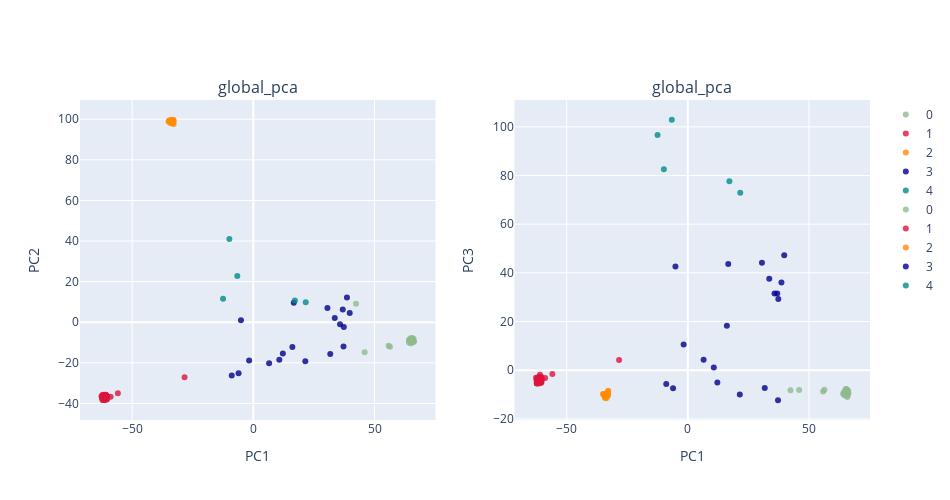

Notebook code cell kept with this figure:
### Code cell
###
plot_global_pca(feats,label_select,PCA_color_ref,title= 'global_pca',height= 500,width= 950)

### Figure 1 — Plotly figure (JSON) as saved in the notebook; plotly's stock layout.template omitted (floating-point values rounded to 4 significant figures)
{"data": [{"marker": {"color": "darkseagreen", "line": {"width": 0}, "opacity": 0.8, "size": 6, "symbol": "circle"}, "mode": "markers", "name": "0", "type": "scatter", "x": [65.57, 65.76, 65.24, 64.88, 64.78, 64.74, 65.84, 65.72, 65.86, 65.27, 65.02, 66.0, 66.05, 64.23, 64.95, 66.06, 65.21, 65.58, 65.48, 65.57, 65.26, 65.42, 65.94, 66.29, 65.21, 65.65, 65.23, 65.09, 64.17, 65.3, 65.48, 66.1, 65.04, 65.3, 66.1, 65.52, 64.95, 64.42, 65.41, 65.91, 56.37, 55.81, 45.94, 42.36], "xaxis": "x", "y": [-9.962, -9.034, -9.598, -9.822, -9.069, -7.992, -9.504, -8.984, -9.563, -8.957, -9.345, -9.582, -9.435, -8.723, -9.12, -9.235, -9.568, -8.481, -9.699, -8.905, -9.293, -9.03, -9.267, -9.379, -8.899, -9.805, -7.856, -9.096, -10.03, -9.556, -7.702, -8.077, -9.34, -10.0, -9.707, -8.619, -10.39, -8.779, -8.979, -8.706, -12.03, -11.63, -14.84, 9.151], "yaxis": "y"}, {"marker": {"color": "crimson", "line": {"width": 0}, "opacity": 0.8, "size": 6, "symbol": "circle"}, "mode": "markers", "name": "1", "type": "scatter", "x": [-60.9, -62.0, -60.86, -61.78, -60.75, -60.35, -61.43, -61.43, -61.2, -62.35, -60.69, -61.07, -62.64, -61.36, -61.04, -61.18, -60.37, -60.6, -62.23, -60.49, -60.58, -61.5, -61.26, -62.02, -62.43, -62.11, -60.96, -60.63, -61.71, -61.32, -62.28, -62.2, -58.88, -61.17, -60.25, -61.46, -61.86, -61.4, -61.4, -62.05, -28.37, -55.9], "xaxis": "x", "y": [-35.91, -36.27, -35.66, -37.04, -36.13, -37.97, -36.65, -37.02, -36.54, -37.04, -38.07, -36.2, -36.38, -37.58, -36.63, -35.73, -36.46, -37.2, -38.25, -36.46, -36.22, -36.52, -36.14, -37.12, -37.18, -35.71, -36.31, -36.16, -36.35, -38.42, -37.64, -36.71, -36.72, -36.77, -36.73, -36.44, -38.29, -37.1, -36.62, -35.96, -27.07, -34.99], "yaxis": "y"}, {"marker": {"color": "darkorange", "line": {"width": 0}, "opacity": 0.8, "size": 6, "symbol": "circle"}, "mode": "markers", "name": "2", "type": "scatter", "x": [-33.02, -33.31, -32.9, -34.14, -33.33, -33.33, -34.23, -32.87, -33.94, -33.11, -34.83, -33.67, -33.25, -33.65, -34.96, -33.16, -33.44, -34.69, -32.99, -33.93], "xaxis": "x", "y": [99.71, 98.64, 99.07, 98.83, 99.24, 98.48, 98.11, 97.67, 98.82, 99.11, 98.99, 98.27, 99.21, 98.04, 98.85, 98.89, 98.29, 99.38, 99.28, 99.74], "yaxis": "y"}, {"marker": {"color": "darkblue", "line": {"width": 0}, "opacity": 0.8, "size": 6, "symbol": "circle"}, "mode": "markers", "name": "3", "type": "scatter", "x": [-5.109, 30.58, -8.91, -1.736, 12.18, 33.61, 38.63, 37.33, 16.11, 10.72, 6.505, 16.69, 39.78, 35.77, 37.21, -6.083, 36.9, 31.74, 21.45], "xaxis": "x", "y": [0.9833, 7.074, -26.18, -18.85, -15.35, 2.13, 12.18, -2.298, -12.22, -18.44, -20.15, 9.562, 4.568, -1.001, -12.0, -25.13, 6.221, -15.59, -19.19], "yaxis": "y"}, {"marker": {"color": "darkcyan", "line": {"width": 0}, "opacity": 0.8, "size": 6, "symbol": "circle"}, "mode": "markers", "name": "4", "type": "scatter", "x": [-6.613, -9.891, -12.49, 21.62, 17.14], "xaxis": "x", "y": [22.75, 40.96, 11.6, 9.876, 10.69], "yaxis": "y"}, {"marker": {"color": "darkseagreen", "line": {"width": 0}, "opacity": 0.8, "size": 6, "symbol": "circle"}, "mode": "markers", "name": "0", "type": "scatter", "x": [65.57, 65.76, 65.24, 64.88, 64.78, 64.74, 65.84, 65.72, 65.86, 65.27, 65.02, 66.0, 66.05, 64.23, 64.95, 66.06, 65.21, 65.58, 65.48, 65.57, 65.26, 65.42, 65.94, 66.29, 65.21, 65.65, 65.23, 65.09, 64.17, 65.3, 65.48, 66.1, 65.04, 65.3, 66.1, 65.52, 64.95, 64.42, 65.41, 65.91, 56.37, 55.81, 45.94, 42.36], "xaxis": "x2", "y": [-9.879, -9.047, -8.909, -9.042, -10.28, -8.59, -11.04, -8.315, -9.685, -9.854, -9.347, -8.689, -8.745, -9.44, -9.253, -8.907, -10.4, -9.364, -9.799, -9.964, -8.052, -7.843, -10.35, -9.409, -10.34, -9.891, -7.739, -8.789, -9.917, -9.213, -7.863, -8.387, -8.857, -9.734, -9.205, -9.941, -9.908, -9.418, -8.299, -9.763, -8.011, -8.707, -8.119, -8.285], "yaxis": "y2"}, {"marker": {"color": "crimson", "line": {"width": 0}, "opacity": 0.8, "size": 6, "symbol": "circle"}, "mode": "markers", "name": "1", "type": "scatter", "x": [-60.9, -62.0, -60.86, -61.78, -60.75, -60.35, -61.43, -61.43, -61.2, -62.35, -60.69, -61.07, -62.64, -61.36, -61.04, -61.18, -60.37, -60.6, -62.23, -60.49, -60.58, -61.5, -61.26, -62.02, -62.43, -62.11, -60.96, -60.63, -61.71, -61.32, -62.28, -62.2, -58.88, -61.17, -60.25, -61.46, -61.86, -61.4, -61.4, -62.05, -28.37, -55.9], "xaxis": "x2", "y": [-4.837, -4.76, -4.221, -2.977, -2.757, -4.871, -3.827, -5.478, -4.04, -5.497, -4.609, -4.103, -3.129, -3.949, -1.86, -4.529, -3.828, -5.28, -3.884, -2.729, -3.333, -4.432, -3.978, -4.396, -4.286, -4.292, -3.665, -3.469, -3.955, -3.957, -5.323, -5.409, -3.193, -2.89, -3.758, -2.863, -3.979, -4.01, -4.584, -3.085, 4.186, -1.533], "yaxis": "y2"}, {"marker": {"color": "darkorange", "line": {"width": 0}, "opacity": 0.8, "size": 6, "symbol": "circle"}, "mode": "markers", "name": "2", "type": "scatter", "x": [-33.02, -33.31, -32.9, -34.14, -33.33, -33.33, -34.23, -32.87, -33.94, -33.11, -34.83, -33.67, -33.25, -33.65, -34.96, -33.16, -33.44, -34.69, -32.99, -33.93], "xaxis": "x2", "y": [-9.759, -10.42, -8.894, -10.83, -9.386, -10.16, -11.37, -8.403, -9.747, -10.72, -9.929, -11.48, -9.942, -9.723, -9.808, -9.976, -9.71, -10.03, -10.02, -10.27], "yaxis": "y2"}, {"marker": {"color": "darkblue", "line": {"width": 0}, "opacity": 0.8, "size": 6, "symbol": "circle"}, "mode": "markers", "name": "3", "type": "scatter", "x": [-5.109, 30.58, -8.91, -1.736, 12.18, 33.61, 38.63, 37.33, 16.11, 10.72, 6.505, 16.69, 39.78, 35.77, 37.21, -6.083, 36.9, 31.74, 21.45], "xaxis": "x2", "y": [42.6, 44.16, -5.673, 10.6, -5.072, 37.55, 36.04, 29.23, 18.26, 1.09, 4.336, 43.67, 47.2, 31.47, -12.35, -7.451, 31.48, -7.368, -9.955], "yaxis": "y2"}, {"marker": {"color": "darkcyan", "line": {"width": 0}, "opacity": 0.8, "size": 6, "symbol": "circle"}, "mode": "markers", "name": "4", "type": "scatter", "x": [-6.613, -9.891, -12.49, 21.62, 17.14], "xaxis": "x2", "y": [102.9, 82.6, 96.64, 72.9, 77.65], "yaxis": "y2"}], "layout": {"annotations": [{"font": {"size": 16}, "showarrow": false, "text": "global_pca", "x": 0.225, "xanchor": "center", "xref": "paper", "y": 1, "yanchor": "bottom", "yref": "paper"}, {"font": {"size": 16}, "showarrow": false, "text": "global_pca", "x": 0.775, "xanchor": "center", "xref": "paper", "y": 1, "yanchor": "bottom", "yref": "paper"}], "height": 500, "width": 950, "xaxis": {"anchor": "y", "domain": [0, 0.45], "title": {"text": "PC1"}}, "xaxis2": {"anchor": "y2", "domain": [0.55, 1], "title": {"text": "PC1"}}, "yaxis": {"anchor": "x", "domain": [0, 1], "title": {"text": "PC2"}}, "yaxis2": {"anchor": "x2", "domain": [0, 1], "title": {"text": "PC3"}}}}
